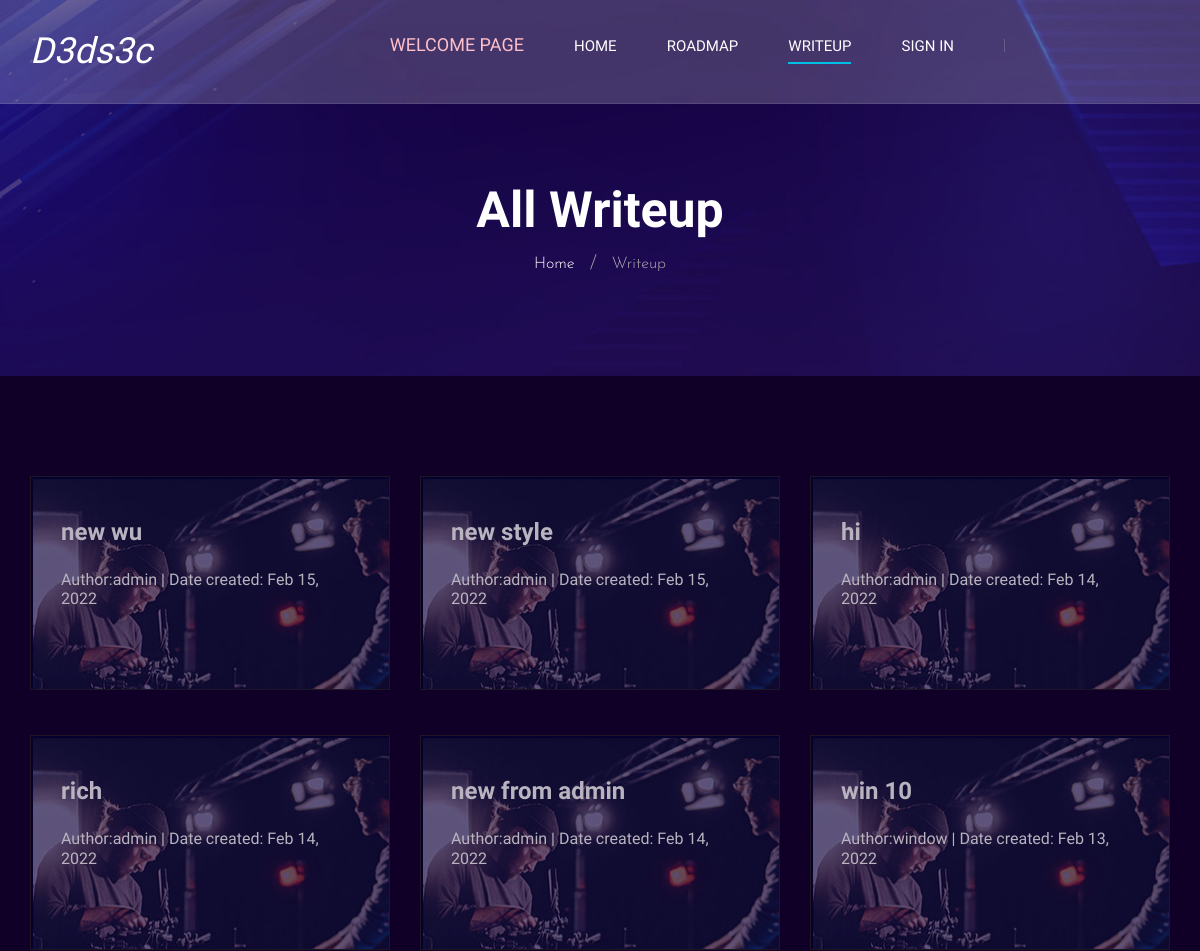
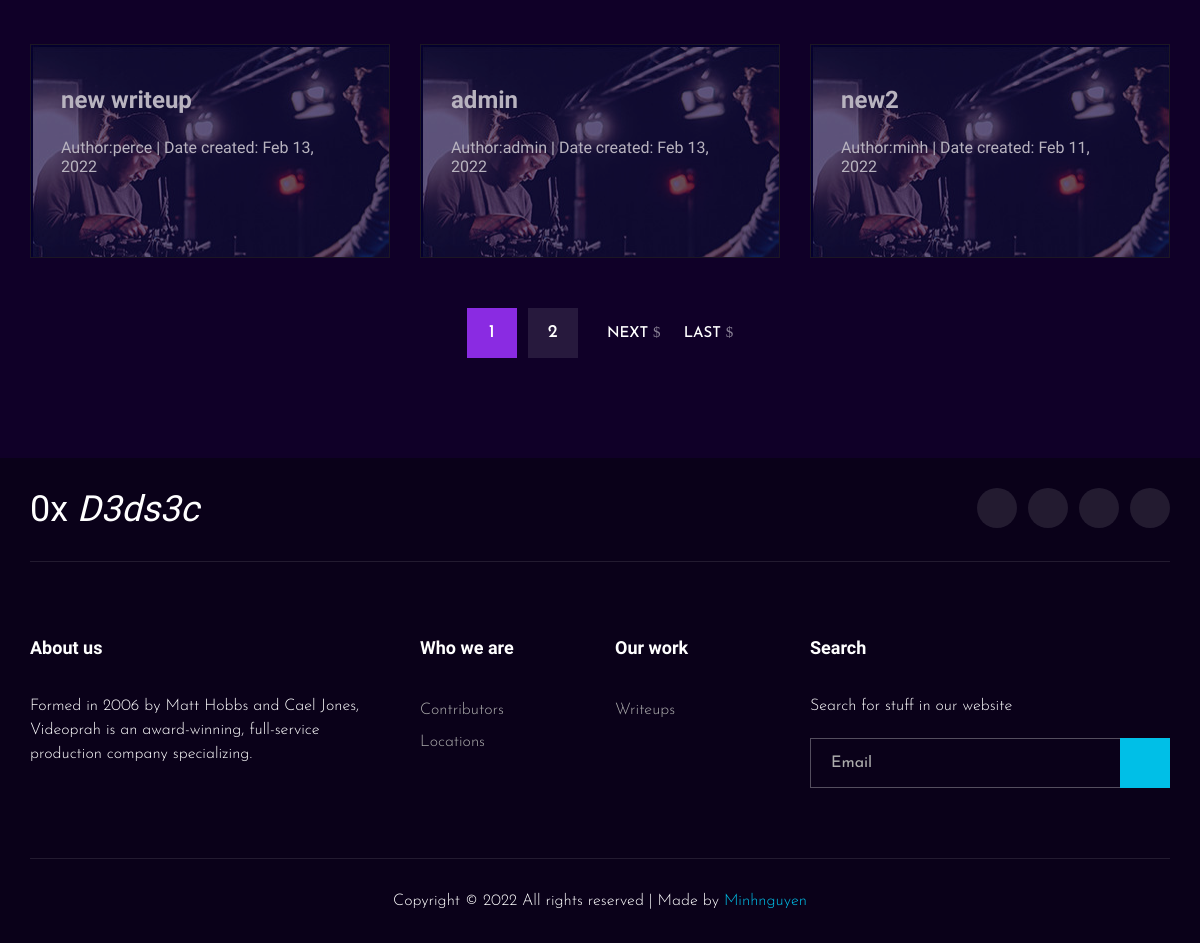
The app's page /dedsec/writeup/ with its own data (2 pictures, top to bottom).
### writeup/models.py (models this page shows, shortened)
class Writeup(models.Model):
    like = models.ManyToManyField(User,related_name='like')
    title = models.CharField(max_length=100)
    prerequis =  RichTextUploadingField(blank=True, null=True)
    content_upload = RichTextUploadingField(blank=True, null=True)
    cate = models.ManyToManyField(Cate, related_name='writeup')
    date_create = models.DateTimeField(default = timezone.now)
    author = models.ForeignKey(User, on_delete=models.CASCADE,related_name='writeup')

### writeup/views.py (the view)
class Writeuplist(ListView):
    model = Writeup
    context_object_name = 'post'
    paginate_by = 9
    def get_queryset(self) :
        return Writeup.objects.all().order_by('-date_create')

### writeup/templates/writeup/writeup.html (shortened to what this page needs)
{%extends 'writeup/base.html'%}
{%load static%}
{% block content %}
    <header class="header">
        <div class="container">
            <div class="row">
                <div class="col-lg-2">
                    <div class="header__logo">
                        <a href="{%url 'wuhpage'%}" style="color: white;"><h2 style="color: white;"><em> D3ds3c</em> </h2></a>
                    </div>
                </div>
                <div class="col-lg-10">
                    <div class="header__nav__option">
                        <nav class="header__nav__menu mobile-menu">
                            <ul>
                                <li style="color: red;"><a href="{%url 'welcomehome'%}" > <h5 style="color: pink;">Welcome page</h5></a></li>
                                <li ><a href="{%url 'wuhpage'%}">Home</a></li>
                                <li ><a href="#">Roadmap</a></li>
                                <li class="active"><a href="{%url 'writeup'%}">Writeup</a>
                                </li>
                                {%if user.is_authenticated%}
                                <li><a href="#">Hello, {{user.first_name}}</a>
                                    <ul class="dropdown">
                                        <li><a href="{% url 'profile' user.id %}">Profile</a></li>
                                        <li><a href="{% url 'logout'%}">Log out</a></li>
                                    </ul>
                                </li>
                                {%else%}
                                <li>
                                    <a href="{% url 'login'%}">Sign in</a>
                                </li>
                                {%endif%}
                        </nav>
                        <div class="header__nav__social">
                            <a href="https://www.facebook.com/profile.php?id=100068404994823"><i class="fa fa-facebook"></i></a>
                            <a href="https://twitter.com/phong20031"><i class="fa fa-twitter"></i></a>
                            <a href="https://www.instagram.com/_minh_nguyn/?hl=en"><i class="fa fa-instagram"></i></a>
                            <a href="https://zalo.me/0377075126"><i class="fa fa-youtube-play"></i></a>
                        </div>
                    </div>
                </div>
            </div>
        </div>
    </header>
    <div class="breadcrumb-option spad set-bg" data-setbg="{% static 'writeup/img/breadcrumb-bg.jpg'%}">
        <div class="container">
            <div class="row">
                <div class="col-lg-12 text-center">
                    <div class="breadcrumb__text">
                        <h2>All Writeup</h2>
                        <div class="breadcrumb__links">
                            <a href="{%url 'wuhpage'%}">Home</a>
                            <span>Writeup</span>
                        </div>
                    </div>
                </div>
            </div>
        </div>
    </div>
    <section class="blog spad">
        <div class="container">
            <div class="row">
                {%for p in post%}
                <div class="col-lg-4 col-md-6 col-sm-6">
                    <a href="{%url 'writeupdetail' p.id%}">
                    <div class="blog__item">
                        <h4>  {{p.title}}</h4>
                        <p> <h6 style="color: white;"> <a href="{%url 'profile' p.author.id%}"> Author:{{p.author.first_name}}</a>  | Date created: {{p.date_create|date:"M d, Y" }}</h6></p>
                        <br>
                    </div>
                    </a>
                </div>
                {%endfor%}
            </div>
            {%if is_paginated%}
                <div class="row">
                    <div class="col-lg-12">
                        <div class="pagination__option blog__pagi">
                            {%for p in page_obj.paginator.page_range%}
                            {%if p == page_obj.number%}
                            <a href="?page={{p}}" class="number__pagination " style="background-color: blueviolet;">{{p}}</a>
                            {%else%}
                            <a href="?page={{p}}" class="number__pagination">{{p}}</a>
                            {%endif%}
                            {%endfor%}
                            {%if page_obj.has_next%}
                            <a href="?page={{page_obj.next_page_number}}" class="arrow__pagination right__arrow">Next <span class="arrow_right"></span></a>
                            <a href="?page={{page_obj.paginator.num_pages }}" class="arrow__pagination right__arrow">Last <span class="arrow_right"></span></a>
                            {%endif%}
                        </div>
                    </div>
                </div>
            {%endif%}
        </div>
    </section>
{% endblock %}

### writeup/static/writeup/css/style.css (style rules this page uses)
html, body { height: 100%; font-family: "Josefin Sans", sans-serif; -webkit-font-smoothing: antialiased; }
h1, h2, h3, h4, h5, h6 { margin: 0; color: #111111; font-weight: 400; font-family: "Play", sans-serif; }
h2 { font-size: 36px; }
h4 { font-size: 24px; }
h5 { font-size: 18px; }
h6 { font-size: 16px; }
p { font-size: 16px; font-family: "Josefin Sans", sans-serif; color: #ffffff; font-weight: 800; margin: 0 0 15px 0; }
ul, ol { padding: 0; margin: 0; }
.set-bg { background-repeat: no-repeat; background-size: cover; background-position: bottom; }
.spad { padding-top: 100px; padding-bottom: 100px; }
.header { position: fixed; left: 0; top: 0; width: 100%; background: rgba(250,250,250,0.2); border-bottom: 1px solid rgba(255, 255, 255, 0.1); z-index: 9; }
.header__logo { padding: 30px 0; }
.header__logo a { display: inline-block; }
.header__nav__option { text-align: right; padding: 28px 0px; }
.header__nav__menu { display: inline-block; margin-right: 45px; }
.header__nav__menu ul li { list-style: none; display: inline-block; margin-right: 45px; position: relative; }
.header__nav__menu ul li.active a:after { -webkit-transform: scale(1); -ms-transform: scale(1); transform: scale(1); }
.header__nav__menu ul li:last-child { margin-right: 0; }
.header__nav__menu ul li a { font-size: 15px; font-family: "Play", sans-serif; color: #ffffff; display: block; text-transform: uppercase; position: relative; padding: 6px 0; }
.header__nav__menu ul li a:after { position: absolute; left: 0; bottom: 0; width: 100%; height: 2px; background: #00bfe7; content: ""; -webkit-transform: scale(0); -ms-transform: scale(0); transform: scale(0); -webkit-transition: all, 0.3s; -o-transition: all, 0.3s; transition: all, 0.3s; }
.header__nav__social { display: inline-block; position: relative; padding-left: 50px; }
.header__nav__social:before { position: absolute; left: 0; top: 4px; height: 13px; width: 1px; background: rgba(225, 225, 225, 0.2); content: ""; }
.header__nav__social a { color: #ffffff; font-size: 15px; margin-right: 18px; }
.header__nav__social a:last-child { margin-right: 0; }
.breadcrumb-option { padding-top: 180px; }
.breadcrumb__text h2 { color: #ffffff; font-size: 50px; font-weight: 700; margin-bottom: 12px; }
.breadcrumb__links a { font-size: 16px; color: #ffffff; font-weight: 300; display: inline-block; margin-right: 32px; position: relative; }
.breadcrumb__links a:after { position: absolute; right: -22px; top: -3px; content: "/"; color: #adadad; font-size: 20px; }
.breadcrumb__links span { font-size: 16px; color: #adadad; font-weight: 300; display: inline-block; }
.pagination__option { text-align: center; padding-top: 20px; }
.pagination__option.blog__pagi { padding-top: 5px; }
.pagination__option .arrow__pagination { font-size: 15px; color: #ffffff; display: inline-block; text-transform: uppercase; }
.pagination__option .arrow__pagination.right__arrow { margin-left: 18px; }
.pagination__option .arrow__pagination span { opacity: 0.5; }
.pagination__option .number__pagination { font-size: 18px; color: #ffffff; height: 50px; width: 50px; background: rgba(242, 242, 242, 0.1); line-height: 50px; text-align: center; display: inline-block; margin-right: 6px; }
.blog { background: #100028; }
.blog__item { border: 1px solid #222222; padding: 40px 48px 35px 30px; position: relative; z-index: 1; margin-bottom: 45px; background: url(../img/blog/blog-2.jpg); opacity: 0.7; }
.blog__item h4 { color: #ffffff; font-weight: 700; line-height: 31px; margin-bottom: 18px; }
.blog__item p { font-weight: 300; line-height: 29px; margin-bottom: 22px; }
.blog__item a { font-size: 16px; color: #ffffff; }
@media only screen and (min-width: 1200px) { .container { max-width: 1170px; } }

### records on screen
Writeup: title "new wu", author.first_name "admin", date_create "Feb 15, 2022"
Writeup: title "new style", author.first_name "admin", date_create "Feb 15, 2022"
Writeup: title "hi", author.first_name "admin", date_create "Feb 14, 2022"
Writeup: title "rich", author.first_name "admin", date_create "Feb 14, 2022"
Writeup: title "new from admin", author.first_name "admin", date_create "Feb 14, 2022"
Writeup: title "win 10", author.first_name "window", date_create "Feb 13, 2022"
Writeup: title "new writeup", author.first_name "perce", date_create "Feb 13, 2022"
Writeup: title "admin", author.first_name "admin", date_create "Feb 13, 2022"
Writeup: title "new2", author.first_name "minh", date_create "Feb 11, 2022"

### other values on screen
{{ p }} "1"
{{ p }} "2"
